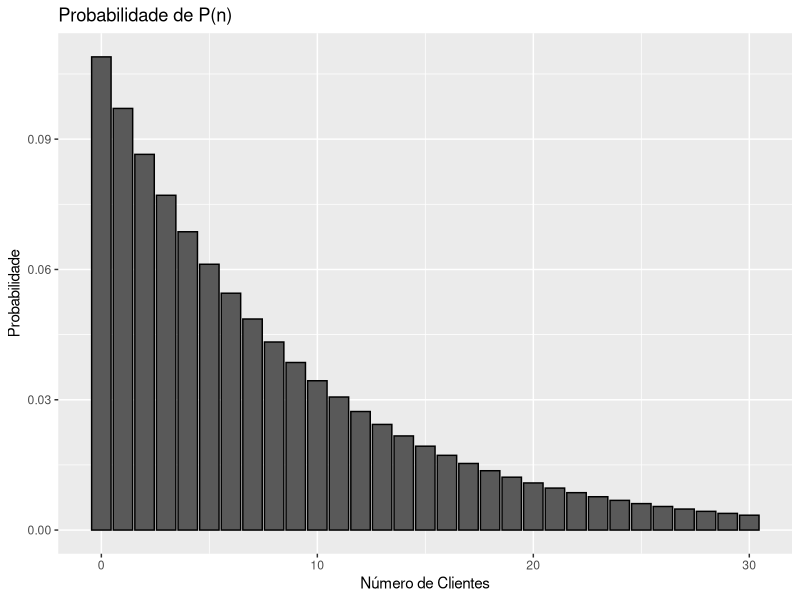
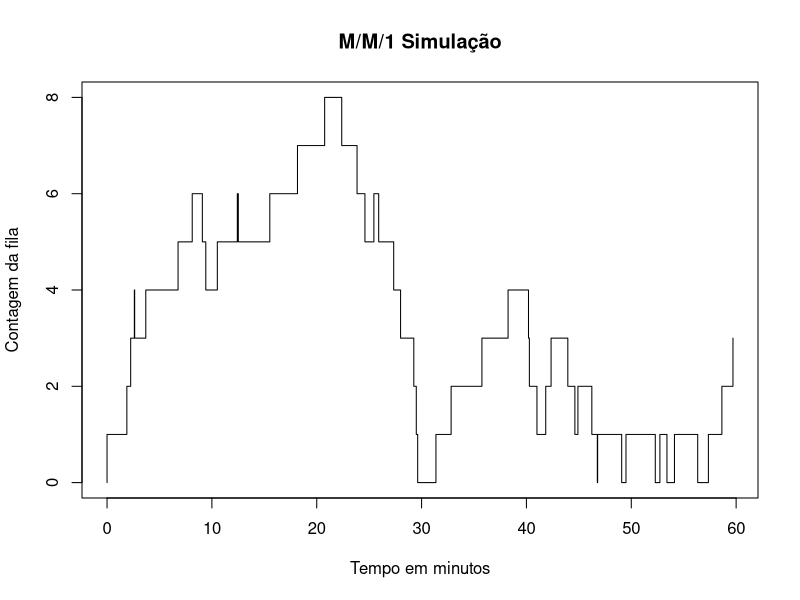

The R script that drew these images, in order:
#Nome: João Eduardo Sola
#RA: 170456
#Nome: Guilherme Michel Lima de Carvalho
#RA: 140652

#Variáveis que devemos fixar para geração de filas M/M/1
Tempo.da.simulacao <- 60 #min 
Tempo.inicial <- 0
n0 <- 0
n <- 142
m <- 142
Tb <- 60 #min

#Inferindo rho, mu e lambda:
##Inferindo rho:
###Função quadrática
funcao.rho <- function(a,b,c){
  if(delta(a,b,c) > 0){ # D>0
    x_1 = (-b+sqrt(delta(a,b,c)))/(2*a)
    x_2 = (-b-sqrt(delta(a,b,c)))/(2*a)
    result = c(x_1,x_2)
  }
  else if(delta(a,b,c) == 0){ # D=0
    x = -b/(2*a)
  }
  else {"There are no real roots."} # D<0
}

###Delta
delta<-function(a,b,c){
  b^2-4*a*c
}

###Rho.chapeu
Rho.chapeu <- funcao.rho((m - n0 - 1)*Tempo.da.simulacao, -((m-n0)*Tempo.da.simulacao+(n+n0+1)*Tb), (n+n0)*Tb)
Rho.chapeu

###Rho.chapeu.verdadeiro
if(Rho.chapeu[1]<1){
  Rho.chapeu.verdadeiro <- Rho.chapeu[1]
} else{
  Rho.chapeu.verdadeiro <- Rho.chapeu[2]
}
round(Rho.chapeu.verdadeiro, 3)

##Inferindo mu:
funcao.mu <- function(n,m,Tempo.da.simulacao,Tb,Rho.chapeu.verdadeiro){
  mu.chapeu = (n+m)/(Rho.chapeu.verdadeiro*Tempo.da.simulacao+Tb)
}
mu.chapeu.verdadeiro <- funcao.mu(n,m,Tempo.da.simulacao,Tb,Rho.chapeu.verdadeiro)
round(mu.chapeu.verdadeiro,3)

##Inferindo lambda
funcao.lambda <- function(n,m,Tempo.da.simulacao,Tb,Rho.chapeu.verdadeiro){
  lambda.chapeu = ((n+m)/(Rho.chapeu.verdadeiro*Tempo.da.simulacao+Tb))*Rho.chapeu.verdadeiro
}
lambda.chapeu.verdadeiro <- funcao.lambda(n,m,Tempo.da.simulacao,Tb,Rho.chapeu.verdadeiro)
round(lambda.chapeu.verdadeiro,3)

##MM1
Ns <- 1 #numero de servidores
#calculando p0
p0 <- 1 - Rho.chapeu.verdadeiro
p0
pn <- list()
for (i in 0:n){
  vetor <- (Rho.chapeu.verdadeiro^i)*(1-Rho.chapeu.verdadeiro)
  pn <- append(pn, vetor)
}
pn <- unlist(pn)
head(pn)
tail(pn)

pontosn <- c(0:30)
pn. <- pn[c(0:31)]
dadinhos <- data.frame(pontosn,pn.)
library(ggplot2)
ggplot(dadinhos, aes(x = pontosn, y = pn.)) + geom_bar(stat="identity",colour = "black") + xlab("Número de Clientes") + ylab("Probabilidade") + labs(title = "Probabilidade de P(n)")
#Calculando o numero esperado de clientes no sistema
L <- (lambda.chapeu.verdadeiro/(mu.chapeu.verdadeiro - lambda.chapeu.verdadeiro))
L
#Calculando o numero esperado de clientes na fila
Lq <- ((lambda.chapeu.verdadeiro^2)/(mu.chapeu.verdadeiro*(mu.chapeu.verdadeiro - lambda.chapeu.verdadeiro)))
Lq
#L-Lq precisa ser 1
L-Lq
#Calculando o numero esperado do tempo total (T) no sistema
W =  L/lambda.chapeu.verdadeiro
W <- round(W,2) #em minutos
W
#Calculando o numero esperado do tempo de serviço (Tq)
Wp = Lq/lambda.chapeu.verdadeiro
Wp <- round(Wp,2) #em minutos
Wp

#Gerando os dados da nossa fila M/M/1
t.end   <- 60 # duration of sim
t.clock <- 0    # sim time
Ta <- 2.503    # interarrival period
Ts <- 2.23    # service period
t1 <- 0         # time for next arrival
t2 <- t.end     # time for next departure
tn <- t.clock   # tmp var for last event time
tb <- 0         # tmp var for last busy-time start
n <- 0          # number in system
s <- 0          # cumulative number-time product
b <- 0          # total busy time
c <- 0          # total completions
qc <- 0         # plot instantaneous q size
tc <- 0         # plot time delta
plotSamples <- 60
set.seed(1)
vet.t1 <- list()
vet.t2 <- list()
vet.tn <- list()
vet.tb <- list()
vet.n <- list()
vet.s <- list()
vet.b <- list()
vet.c <- list()
vet.qc <- list()
vet.tc <- list()
while (t.clock < t.end) {
  if (t1 < t2) {      # arrival event
    t.clock <- t1
    s <- s + n * (t.clock - tn)  # delta time-weighted number in queue
    n <- n + 1
    if (t.clock < plotSamples) { 
      qc <- append(qc,n)
      tc <- append(tc,t.clock) 
    }
    tn <- t.clock
    t1 <- t.clock + rexp(1, 1/Ta)
    if(n == 1) { 
      tb <- t.clock
      t2 <- t.clock + rexp(1, 1/Ts)  # exponential  interarrival period
    }
  } else {            # departure event
    t.clock <- t2
    s <- s + n * (t.clock - tn)  # delta time-weighted number in queue
    n <- n - 1
    if (t.clock < plotSamples) { 
      qc <- append(qc,n)
      tc <- append(tc,t.clock)
    }
    tn <- t.clock
    c <- c + 1
    if (n > 0) { 
      t2 <- t.clock + rexp(1, 1/Ts)  # exponential  service period
    }
    else { 
      t2 <- t.end
      b <- b + t.clock - tb
    }
  }
  vet.t1 <- append(vet.t1,t1)
  vet.t2 <- append(vet.t2,t2)
  vet.tn <- append(vet.tn,tn)
  vet.tb <- append(vet.tb,tb)
  vet.n <- append(vet.n,n)
  vet.s <- append(vet.s,s)
  vet.b <- append(vet.b,b)
  vet.c <- append(vet.c,c)
  vet.qc <- append(vet.qc,qc)
  vet.tc <- append(vet.tc,tc)
}

dados <- data.frame(unlist(vet.t1),unlist(vet.t2),unlist(vet.tn),unlist(vet.tb),unlist(vet.n),unlist(vet.s),unlist(vet.b),unlist(vet.c))
plot(tc,qc, type = 's', xlab="Tempo em minutos",ylab="Contagem da fila",main="M/M/1 Simulação")


Contagem <- unlist(vet.n)
Temp.de.chegada <- unlist(vet.t1)
Temp.de.atend <- unlist(vet.tn)
dados.compilado <- data.frame(Contagem,Temp.de.atend,Temp.de.chegada)

#Comparação entre as filas M/M/1 e M/M/K

#Caixa 1
Tempo.da.simulacao <- 60 #min 
Tempo.inicial <- 0
n0 <- 0
n1 <- 142
m1 <- 142
Tb <- 60 #min

#Caixa 2
Tempo.da.simulacao <- 60 #min 
Tempo.inicial <- 0
n0 <- 0
n2 <- 138
m2 <- 138
Tb <- 60 #min

###Função quadrática
funcao.rho <- function(a,b,c){
  if(delta(a,b,c) > 0){ # D>0
    x_1 = (-b+sqrt(delta(a,b,c)))/(2*a)
    x_2 = (-b-sqrt(delta(a,b,c)))/(2*a)
    result = c(x_1,x_2)
  }
  else if(delta(a,b,c) == 0){ # D=0
    x = -b/(2*a)
  }
  else {"There are no real roots."} # D<0
}

###Delta
delta<-function(a,b,c){
  b^2-4*a*c
}


###Rho.chapeu1
Rho.chapeu1 <- funcao.rho((m1 - n0 - 1)*Tempo.da.simulacao, -((m1-n0)*Tempo.da.simulacao+(n1+n0+1)*Tb), (n1+n0)*Tb)
Rho.chapeu1
Rho.chapeu.verdadeiro1 <- Rho.chapeu1[2]
Rho.chapeu.verdadeiro1

###Rho.chapeu2
Rho.chapeu2 <- funcao.rho((m2 - n0 - 1)*Tempo.da.simulacao, -((m2-n0)*Tempo.da.simulacao+(n2+n0+1)*Tb), (n2+n0)*Tb)
Rho.chapeu2
Rho.chapeu.verdadeiro2 <- Rho.chapeu2[2]
Rho.chapeu.verdadeiro2

##Inferindo mu:
funcao.mu <- function(n,m,Tempo.da.simulacao,Tb,Rho.chapeu.verdadeiro){
  mu.chapeu = (n+m)/(Rho.chapeu.verdadeiro*Tempo.da.simulacao+Tb)
}
mu.chapeu.verdadeiro1 <- funcao.mu(n1,m1,Tempo.da.simulacao,Tb,Rho.chapeu.verdadeiro1)
round(mu.chapeu.verdadeiro1,3)

mu.chapeu.verdadeiro2 <- funcao.mu(n2,m2,Tempo.da.simulacao,Tb,Rho.chapeu.verdadeiro2)
round(mu.chapeu.verdadeiro2,3)

##Inferindo lambda
funcao.lambda <- function(n,m,Tempo.da.simulacao,Tb,Rho.chapeu.verdadeiro){
  lambda.chapeu = ((n+m)/(Rho.chapeu.verdadeiro*Tempo.da.simulacao+Tb))*Rho.chapeu.verdadeiro
}
lambda.chapeu.verdadeiro1<- funcao.lambda(n1,m1,Tempo.da.simulacao,Tb,Rho.chapeu.verdadeiro1)
round(lambda.chapeu.verdadeiro1,3)

lambda.chapeu.verdadeiro2 <- funcao.lambda(n2,m2,Tempo.da.simulacao,Tb,Rho.chapeu.verdadeiro2)
round(lambda.chapeu.verdadeiro2,3)

p0.1 <- 1 - Rho.chapeu.verdadeiro1
p0.1
p0.2 <- 1 - Rho.chapeu.verdadeiro2
p0.2

pn.1 <- list()
pn.2 <- list()
for (i in 0:n1){
  vetor.1 <- ((Rho.chapeu.verdadeiro1)^i)*(1-Rho.chapeu.verdadeiro1)
  pn.1 <- append(pn.1, vetor.1)
}
for (i in 0:n2){
  vetor.2 <- ((Rho.chapeu.verdadeiro2)^i)*(1-Rho.chapeu.verdadeiro2)
  pn.2 <- append(pn.2, vetor.2)
}
pn.1 <- unlist(pn.1)
pn.2 <- unlist(pn.2)
head(pn.1)
tail(pn.1)
head(pn.2)
tail(pn.2)
L1 <- (lambda.chapeu.verdadeiro1/(mu.chapeu.verdadeiro1 - lambda.chapeu.verdadeiro1))
L1
L2 <- (lambda.chapeu.verdadeiro2/(mu.chapeu.verdadeiro2 - lambda.chapeu.verdadeiro2))
L2
Lq1 <- ((lambda.chapeu.verdadeiro1^2)/(mu.chapeu.verdadeiro1*(mu.chapeu.verdadeiro1 - lambda.chapeu.verdadeiro1)))
Lq1
Lq2 <- ((lambda.chapeu.verdadeiro2^2)/(mu.chapeu.verdadeiro2*(mu.chapeu.verdadeiro2 - lambda.chapeu.verdadeiro2)))
Lq2
W1 =  L1/lambda.chapeu.verdadeiro1
W1 <- round(W1,2) #em minutos
W1
W2 =  L2/lambda.chapeu.verdadeiro2
W2 <- round(W2,2) #em minutos
W2
Wp1 = Lq1/lambda.chapeu.verdadeiro1
Wp1 <- round(Wp1,2) #em minutos
Wp1
Wp2 = Lq2/lambda.chapeu.verdadeiro2
Wp2 <- round(Wp2,2) #em minutos
Wp2

k=2
Tempo.da.simulacao <- 60 #min 
Tempo.inicial <- 0
n0 <- 0
n.tot <- n1+n2
m.tot <- m1+m2
Tb <- 60 #min

Rho.chapeu.mmk <- funcao.rho((m.tot - n0 - 1)*Tempo.da.simulacao, -((m.tot-n0)*Tempo.da.simulacao+(n.tot+n0+1)*Tb), (n.tot+n0)*Tb)
Rho.chapeu.mmk <- Rho.chapeu.mmk[2]
mu.chapeu.mmk <- funcao.mu(n.tot,m.tot,Tempo.da.simulacao,Tb,Rho.chapeu.mmk)
round(mu.chapeu.mmk,3)
lambda.chapeu.mmk<- funcao.lambda(n.tot,m.tot,Tempo.da.simulacao,Tb,Rho.chapeu.mmk)
round(lambda.chapeu.verdadeiro1,3)

px <- function(mu.chapeu.verdadeiro,lambda.chapeu.verdadeiro,h){
  (((lambda.chapeu.verdadeiro/mu.chapeu.verdadeiro)^h)/factorial(h))
}
py = 0
for (h in 0:(k-1)){
  py <- py + px(mu.chapeu.mmk,lambda.chapeu.mmk,h)
  pw <- py + (((lambda.chapeu.mmk/mu.chapeu.mmk)^k)/(factorial(k)*(1-Rho.chapeu.mmk)))
  p0 <- pw^(-1)
}
p0

Lq.mmk <- (Rho.chapeu.mmk*((lambda.chapeu.mmk/mu.chapeu.mmk)^k)*p0)/(factorial(k)*(1-Rho.chapeu.mmk)^2)
Lq.mmk

L.mmk <- (lambda.chapeu.mmk/mu.chapeu.mmk)+((1/factorial(k-1))*(lambda.chapeu.mmk/mu.chapeu.mmk)^k)*p0*((lambda.chapeu.mmk*mu.chapeu.mmk)/((k*mu.chapeu.mmk-lambda.chapeu.mmk)^2))
L.mmk

Wq.mmk <- (((lambda.chapeu.mmk/mu.chapeu.mmk)^k)*p0)/(factorial(k)*mu.chapeu.mmk*k*((1-Rho.chapeu.mmk)^2))
Wq.mmk

W.mmk <- Wq.mmk + 1/mu.chapeu.mmk
W.mmk

dados. <- data.frame(Rho.chapeu.verdadeiro1,lambda.chapeu.verdadeiro1,mu.chapeu.verdadeiro1,L1,Lq1,W1,Wp1)
Dados. <-t(dados.)
dados.. <- data.frame(Rho.chapeu.verdadeiro2,lambda.chapeu.verdadeiro2,mu.chapeu.verdadeiro2,L2,Lq2,W2,Wp2)
Dados.. <-t(dados..)
dados... <- data.frame(Rho.chapeu.mmk,lambda.chapeu.mmk,mu.chapeu.mmk,L.mmk,Lq.mmk,W.mmk,Wq.mmk)
Dados... <-t(dados...)
Dados <- cbind(Dados.,Dados..,Dados...)
